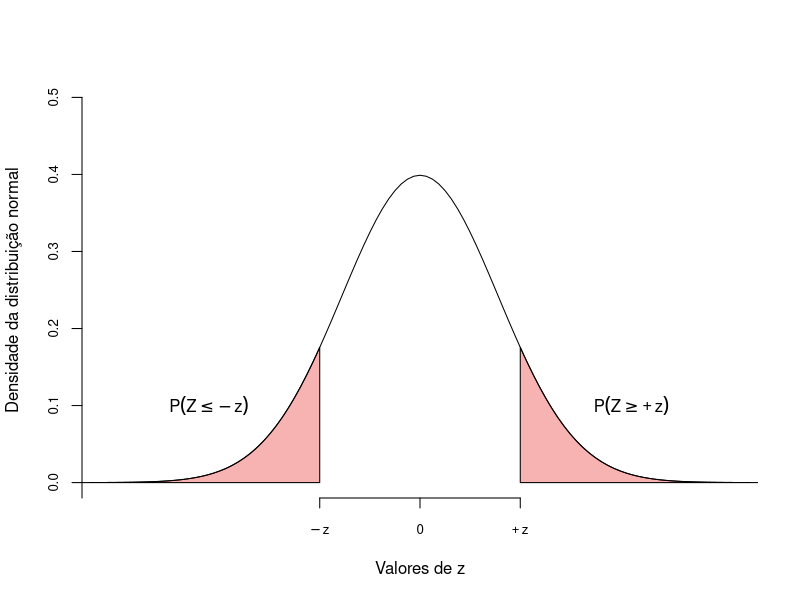
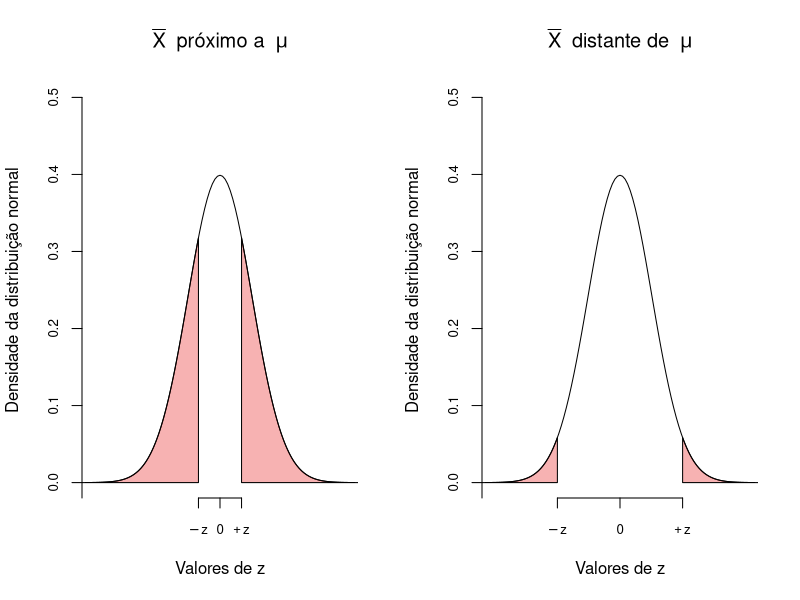
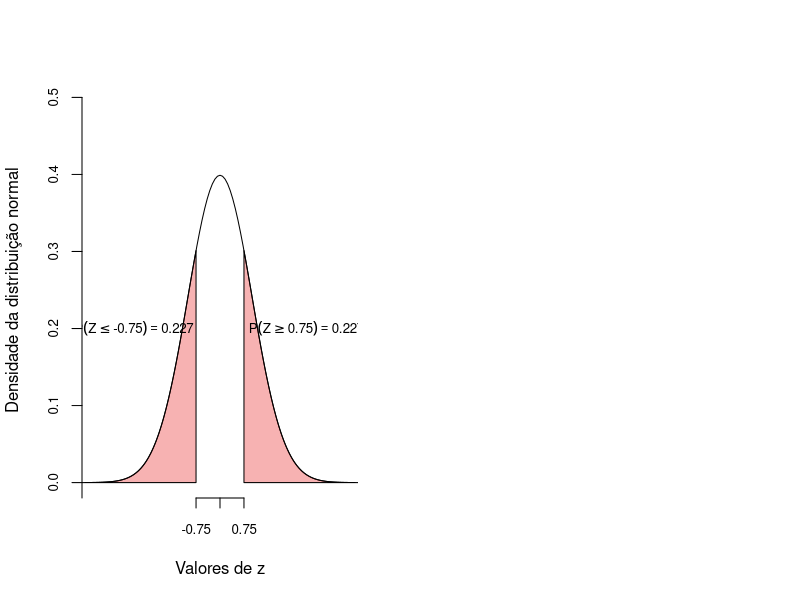
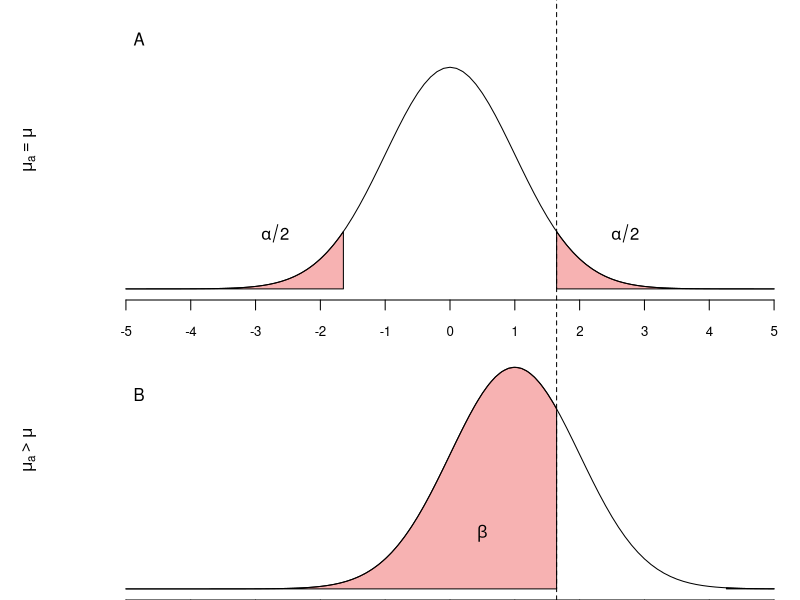

The R source for these figures, in order:
## ---- chunk 1
#knitr::opts_chunk$set(echo = FALSE, include = FALSE)
## ---- chunk 2
qr = qnorm(p = c(0.10, 0.90))
dqr = dnorm(x = qr)


qrc1 = c(seq(-5, qr[1], l = 100), seq(qr[1],-5, l = 100))
dqrc1 = c(rep(0,100), dnorm(x = seq(qr[1],-5, l = 100)))

qrc2 = c(seq(5, qr[2], l = 100), seq(qr[2],5, l = 100))
dqrc2 = c(rep(0,100), dnorm(x = seq(qr[2],5, l = 100)))

pqr = pnorm(q = qr)
perc = diff(pqr) * 100

eixox = expression(-z, 0, +z)

curve(expr = dnorm(x, 0,1), from = -4, to = 4, 
      ylab = "Densidade da distribuição normal",
      xlab = "Valores de z", ylim = c(0, 0.5), axes = F)
axis(1, at = c(qr[1],0,qr[2]), labels = eixox, cex.axis = 0.8)
axis(2, at = seq(-1, 0.5, by = 0.1), cex.axis = 0.8)
polygon(x = qrc1, y = dqrc1, col = rgb(red = 0.9, 0,0, alpha = 0.3))  
polygon(x = qrc2, y = dqrc2, col = rgb(red = 0.9, 0,0, alpha = 0.3))  
segments(x0 = qr[1], x1 = qr[7], y0 = 0.65, y1 = 0.65, lwd = 2)
text(y = c(0.1), x = c(-2.7), labels = bquote(P(Z <= -z)))
text(y = c(0.1), x = c(2.7), labels = bquote(P(Z >= +z)))

## ---- chunk 3
qr_a = qnorm(p = c(0.25, 0.75))
dqr_a = dnorm(x = qr_a)

qrc1_a = c(seq(-5, qr_a[1], l = 100), seq(qr_a[1],-5, l = 100))
dqrc1_a = c(rep(0,100), dnorm(x = seq(qr_a[1],-5, l = 100)))

qrc2_a = c(seq(5, qr_a[2], l = 100), seq(qr_a[2],5, l = 100))
dqrc2_a = c(rep(0,100), dnorm(x = seq(qr_a[2],5, l = 100)))

pqr_a = pnorm(q = qr_a)
perc_a= diff(pqr_a) * 100

eixox_a = expression(-z, 0, +z)
#_______________________
qr_b = qnorm(p = c(0.025, 0.975))
dqr_b = dnorm(x = qr_b)

qrc1_b = c(seq(-5, qr_b[1], l = 100), seq(qr_b[1],-5, l = 100))
dqrc1_b = c(rep(0,100), dnorm(x = seq(qr_b[1],-5, l = 100)))

qrc2_b = c(seq(5, qr_b[2], l = 100), seq(qr_b[2],5, l = 100))
dqrc2_b = c(rep(0,100), dnorm(x = seq(qr_b[2],5, l = 100)))

pqr_b = pnorm(q = qr_b)
perc_b= diff(pqr_b) * 100

eixox_b = expression(-z, 0, +z)

layout(matrix(1:2, nc = 2))
curve(expr = dnorm(x, 0,1), from = -4, to = 4, 
      ylab = "Densidade da distribuição normal",
      xlab = "Valores de z", ylim = c(0, 0.5), axes = F,
      main = bquote(bar(X) ~ " próximo a " ~ mu))
axis(1, at = c(qr_a[1],0,qr_a[2]), labels = eixox_a, cex.axis = 0.8)
axis(2, at = seq(-1, 0.5, by = 0.1), cex.axis = 0.8)
polygon(x = qrc1_a, y = dqrc1_a, col = rgb(red = 0.9, 0,0, alpha = 0.3))  
polygon(x = qrc2_a, y = dqrc2_a, col = rgb(red = 0.9, 0,0, alpha = 0.3))  
segments(x0 = qr_a[1], x1 = qr_a[7], y0 = 0.65, y1 = 0.65, lwd = 2)

curve(expr = dnorm(x, 0,1), from = -4, to = 4, 
      ylab = "Densidade da distribuição normal",
      xlab = "Valores de z", ylim = c(0, 0.5), axes = F,
      main = bquote(bar(X) ~ " distante de " ~ mu))
axis(1, at = c(qr_b[1],0,qr_b[2]), labels = eixox_a, cex.axis = 0.8)
axis(2, at = seq(-1, 0.5, by = 0.1), cex.axis = 0.8)
polygon(x = qrc1_b, y = dqrc1_b, col = rgb(red = 0.9, 0,0, alpha = 0.3))  
polygon(x = qrc2_b, y = dqrc2_b, col = rgb(red = 0.9, 0,0, alpha = 0.3))  
segments(x0 = qr_b[1], x1 = qr_b[7], y0 = 0.65, y1 = 0.65, lwd = 2)


## ---- chunk 4
set.seed(32)
n = 15
mu = 65
dp = 9
ep = dp/sqrt(n)
BM  = round(rnorm(n = n, mean = mu, sd = dp),0)
z = (mean(BM) - mu)/ep
## ---- chunk 5
z = round(z,2)
if(mean(BM) >= mu) {
    qr = c(-z,z)
}else {qr = c(z,-z)}
dqr = dnorm(x = qr)

qrc1 = c(seq(-5, qr[1], l = 100), seq(qr[1],-5, l = 100))
dqrc1 = c(rep(0,100), dnorm(x = seq(qr[1],-5, l = 100)))

qrc2 = c(seq(5, qr[2], l = 100), seq(qr[2],5, l = 100))
dqrc2 = c(rep(0,100), dnorm(x = seq(qr[2],5, l = 100)))

pqr = pnorm(q = qr)
perc = diff(pqr) * 100


curve(expr = dnorm(x, 0,1), from = -4, to = 4, 
      ylab = "Densidade da distribuição normal",
      xlab = "Valores de z", ylim = c(0, 0.5), axes = F)
axis(1, at = c(qr[1],0,qr[2]), cex.axis = 0.8)
axis(2, at = seq(-1, 0.5, by = 0.1), cex.axis = 0.8)
polygon(x = qrc1, y = dqrc1, col = rgb(red = 0.9, 0,0, alpha = 0.3))  
polygon(x = qrc2, y = dqrc2, col = rgb(red = 0.9, 0,0, alpha = 0.3))  
segments(x0 = qr[1], x1 = qr[7], y0 = 0.65, y1 = 0.65, lwd = 2)
text(y = c(0.2), x = c(-2.7), labels = bquote(P(Z <= .(-z)) == .(round(pnorm(-z),3))), cex = 0.8)
text(y = c(0.2), x = c(2.7), labels = bquote(P(Z >= .(z)) == .(round(pnorm(z, lower.tail = F),3))), cex = 0.8)

## ---- chunk 6
X <- c(65, 73, 56, 71, 69, 69, 68, 59, 73, 68, 69, 64, 67, 64, 66)
Xm <- mean(X)
pnorm(q = Xm, mean = 65, sd = 9/sqrt(15), lower.tail = FALSE) * 2
## ---- chunk 7
qr_a = qnorm(p = c(0.05, 0.95))
dqr_a = dnorm(x = qr_a)

qrc1_a = c(seq(-5, qr_a[1], l = 100), seq(qr_a[1],-5, l = 100))
dqrc1_a = c(rep(0,100), dnorm(x = seq(qr_a[1],-5, l = 100)))

qrc2_a = c(seq(5, qr_a[2], l = 100), seq(qr_a[2],5, l = 100))
dqrc2_a = c(rep(0,100), dnorm(x = seq(qr_a[2],5, l = 100)))

pqr_a = pnorm(q = qr_a)
perc_a= diff(pqr_a) * 100

#_______________________
ma = 1
qr_b = qnorm(p = c(0.95, 0.99999), mean = 0)
dqr_b = dnorm(x = qr_b, mean = ma)

qrc1_b = c(seq(-5, qr_b[1], l = 100), seq(qr_b[1],-5, l = 100))
dqrc1_b = c(rep(0,100), dnorm(x = seq(qr_b[1],-5, l = 100), mean = ma))

qrc2_b = c(seq(5, qr_b[2], l = 100), seq(qr_b[2],5, l = 100))
dqrc2_b = c(rep(0,100), dnorm(x = seq(qr_b[2],5, l = 100), mean = ma))

pqr_b = pnorm(q = qr_b, mean = ma)
perc_b= diff(pqr_b) * 100

layout(matrix(1:2, nr = 2))
par(mai = c(0,1,0,0))
curve(expr = dnorm(x, 0,1), from = -5, to = 5, 
      ylab = bquote(mu[a] == mu),
      xlab = "Valores de z", ylim = c(0, 0.5), xlim = c(-5,5), axes = F)
axis(1, at = seq(-5,5,by = 1), cex.axis = 0.8)
#axis(2, at = seq(-1, 0.5, by = 0.1), cex.axis = 0.8)
polygon(x = qrc1_a, y = dqrc1_a, col = rgb(red = 0.9, 0,0, alpha = 0.3))  
polygon(x = qrc2_a, y = dqrc2_a, col = rgb(red = 0.9, 0,0, alpha = 0.3))  
segments(x0 = qr_a[1], x1 = qr_a[7], y0 = 0.65, y1 = 0.65, lwd = 2)
text(y = c(0.1), x = c(-2.7), labels = bquote(alpha/2),font = 3)
text(y = c(0.1), x = c(2.7), labels = bquote(alpha/2),font = 3)
abline(v = qr_a[2], lty = 2)
text(y = 0.45, x = -4.8, label = "A")

curve(expr = dnorm(x, ma,1), from = -5, to = 5, 
      ylab = bquote(mu[a] > mu),
      xlab = "Valores de z", ylim = c(0, 0.5), xlim = c(-5,5), axes = F)
axis(1, at = seq(-5,5,by = 1), cex.axis = 0.8)
#axis(2, at = seq(-1, 0.5, by = 0.1), cex.axis = 0.8)
polygon(x = qrc1_b, y = dqrc1_b, col = rgb(red = 0.9, 0,0, alpha = 0.3))  
polygon(x = qrc2_b, y = dqrc2_b, col = rgb(red = 0.9, 0,0, alpha = 0.3))  
segments(x0 = qr_b[1], x1 = qr_b[7], y0 = 0.65, y1 = 0.65, lwd = 2)
text(y = c(0.1), x = c(0.5), labels = bquote(beta), font = 3)
#text(y = c(0.1), x = c(2.7), labels = bquote(P(Z >= +z)))
abline(v = qr_b[1], lty = 2)
text(y = 0.35, x = -4.8, label = "B")
## ---- chunk 8
rm(list = ls())
